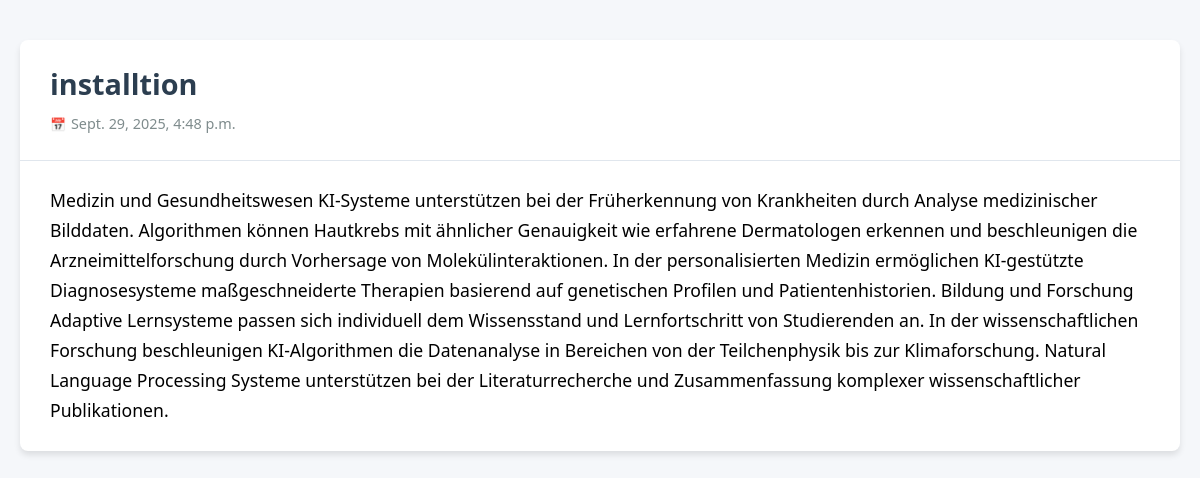
Screenshot of /post/3 with the database file from the repository.
### posts/models.py (models this page shows)
class Post(models.Model):
    title = models.CharField(max_length=100)
    body = models.CharField(max_length=10000000)
    created_at = models.DateTimeField(default=datetime.now, blank=True)

### posts/views.py (the view)
# urls.py: path('post/<str:pk>', views.post, name='post'),
def post(request, pk):
    posts = Post.objects.get(id=pk)
    return render(request, 'posts.html', {'posts': posts})

### templates/posts.html (shortened to what this page needs)
<!DOCTYPE html>
<html lang="en">
<head>
</head>
<body>
    <div class="container">
        <div class="blog-container">
            <div class="post">
                <div class="post-header">
                    <h2 class="post-title">{{ posts.title }}</h2>
                    <div class="post-meta">
                        <span class="post-date">{{ posts.created_at }}</span>
                    </div>
                </div>
                <div class="post-body">
                    <p style ="text-decoration: none; color: black" href="#">
                        {{ posts.body }}
                    </p>
                </div>
            </div>
        </div>
    </div>
</body>
</html>

### templates/posts.html (style rules this page uses)
:root { --primary-color: #2c3e50; --secondary-color: #3498db; --accent-color: #e74c3c; --text-color: #333; --light-gray: #f5f7fa; --medium-gray: #e0e6ed; --dark-gray: #7f8c8d; --white: #ffffff; --shadow: 0 4px 6px rgba(0, 0, 0, 0.1); --border-radius: 8px; --transition: all 0.3s ease; }
* { margin: 0; padding: 0; box-sizing: border-box; }
body { font-family: 'Segoe UI', Tahoma, Geneva, Verdana, sans-serif; line-height: 1.6; color: var(--text-color); background-color: var(--light-gray); padding: 0; margin: 0; }
.container { max-width: 1200px; margin: 0 auto; padding: 0 20px; }
.blog-container { display: flex; flex-direction: column; gap: 30px; padding: 40px 0; }
.post { background-color: var(--white); border-radius: var(--border-radius); box-shadow: var(--shadow); overflow: hidden; transition: var(--transition); }
.post-header { padding: 25px 30px 10px; border-bottom: 1px solid var(--medium-gray); }
.post-title { color: var(--primary-color); font-size: 1.8rem; margin-bottom: 10px; font-weight: 700; line-height: 1.3; }
.post-meta { display: flex; align-items: center; color: var(--dark-gray); font-size: 0.9rem; margin-bottom: 15px; }
.post-date { display: flex; align-items: center; gap: 5px; }
.post-date::before { content: "📅"; font-size: 0.8rem; }
.post-body { padding: 25px 30px; font-size: 1.1rem; line-height: 1.7; }
.post-body p { margin-bottom: 15px; }
.post-body p:last-child { margin-bottom: 0; }

### rows the page displays
Post: title "installtion", created_at "Sept. 29, 2025, 4:48 p.m.", body "Medizin und Gesundheitswesen KI-Systeme unterstützen bei der Früherkennung von Krankheiten durch Analyse medizinischer Bilddaten. Algorithmen können Hautkrebs mit ähnlicher Genauigkeit wie erfahrene Dermatologen erkennen und beschleunigen die Arzneimittelforschung durch Vorhersage von Molekülinteraktionen. In der personalisierten Medizin ermöglichen KI-gestützte Diagnosesysteme maßgeschneiderte Therapien basierend auf genetischen Profilen und Patientenhistorien. Bildung und Forschung Adaptive Lernsysteme passen sich individuell dem Wissensstand und Lernfortschritt von Studierenden an. In der wissenschaftlichen Forschung beschleunigen KI-Algorithmen die Datenanalyse in Bereichen von der…"
